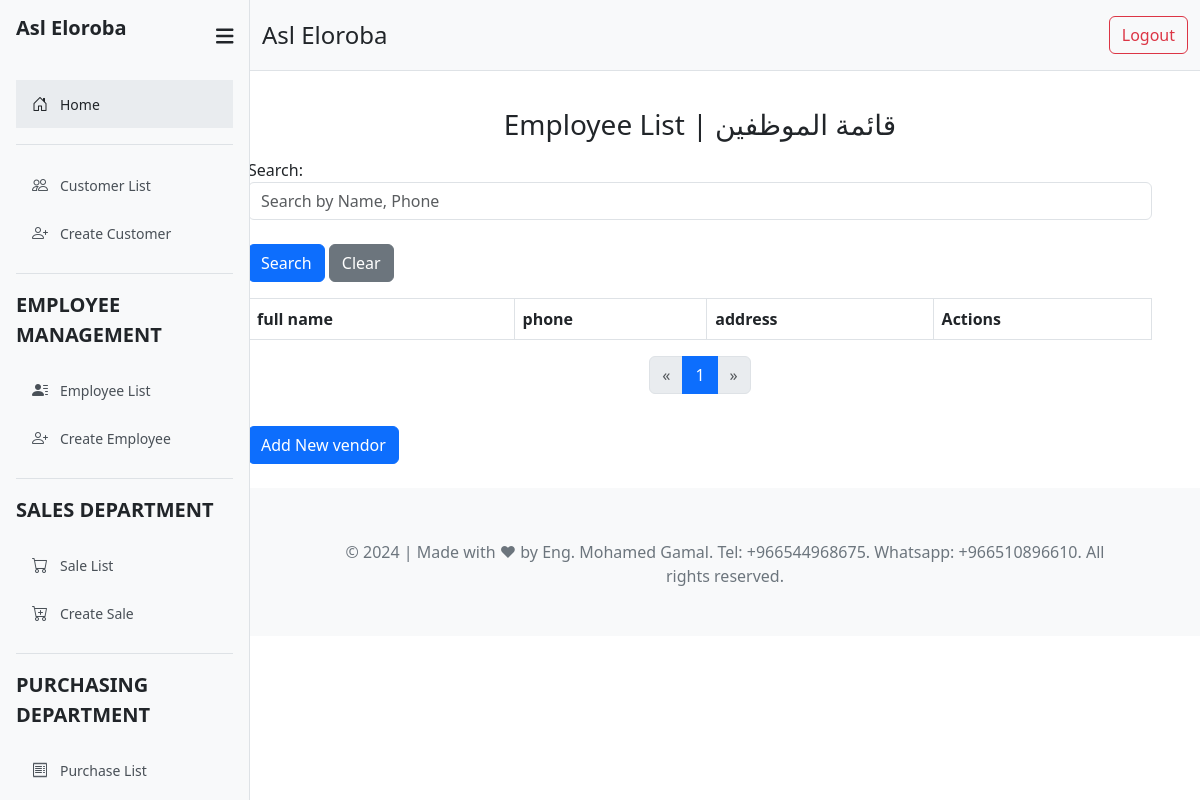
Before: /vendor_list/ (signed in) with the older database file.
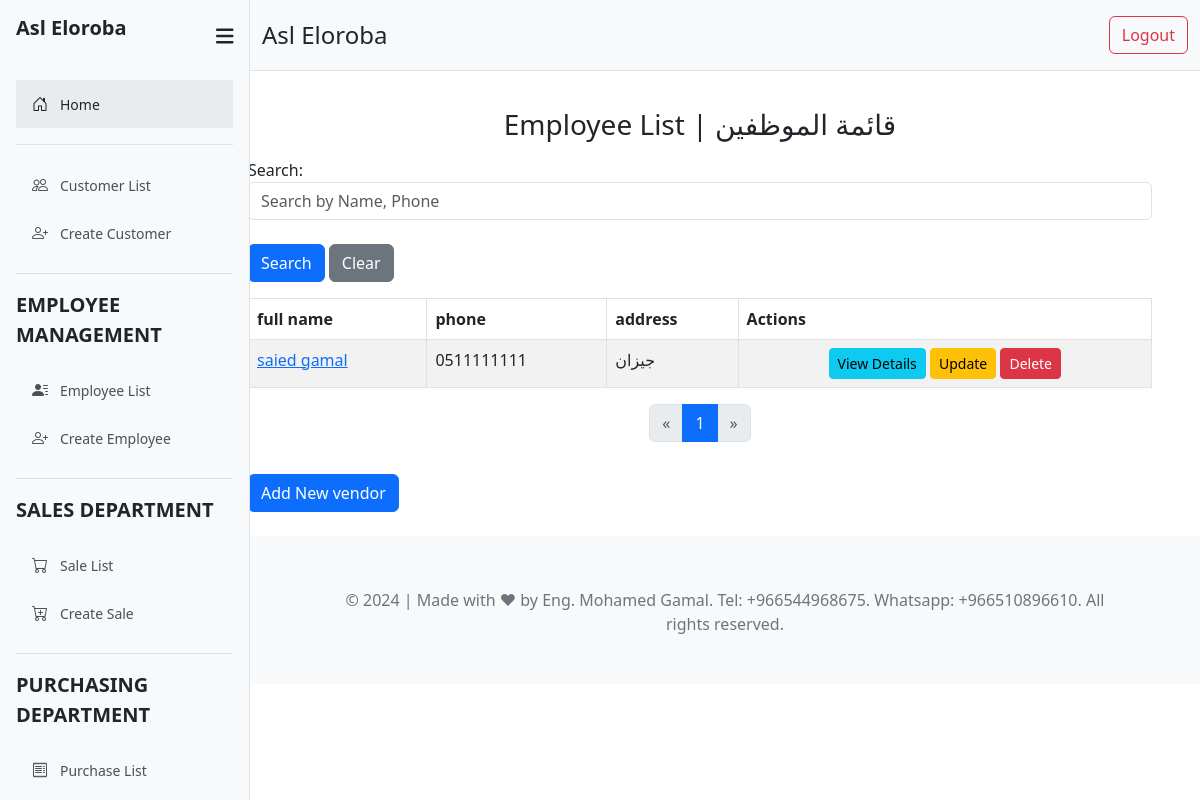
After: the same page with the newer database file.
### sales/models.py (models this page shows, shortened)
class Vendor(models.Model):
    full_name   = models.CharField(max_length=100)
    address     = models.TextField()
    id_number   = models.CharField(max_length=10)
    photo       = models.ImageField(upload_to="Vendor/", blank=True, null=True)
    phone       = models.CharField(max_length=15)
    status      = models.BooleanField(default=False)
    total_vendors = models.PositiveIntegerField(default=0, editable=False)
    class Meta:
        verbose_name = '01 Vendor'
        verbose_name_plural = '01 Vendors'

### sales/views.py (the view)
# urls.py: path('vendor_list/', views.vendor_list, name='vendor_list'),
@login_required
def vendor_list(request):
    vendors = Vendor.objects.all()
    search_form = vendorsearchForm(request.GET)
    if search_form.is_valid():
        search_query = search_form.cleaned_data.get('search_query')
        if search_query:
            vendors = vendors.filter(
                Q(full_name__iexact=search_query) | Q(phone__iexact=search_query)
            )
    paginator = Paginator(vendors, 10)
    page_number = request.GET.get('page')
    page_obj = paginator.get_page(page_number)
    context = {
        'vendors': vendors,
        'page_obj': page_obj,
        'search_form': search_form,
    }
    return render(request, 'sales/vendor_list.html', context)

### sales/forms.py
class vendorsearchForm(forms.Form):
    search_query = forms.CharField(
        label='Search',
        required=False,
        max_length=100,
        widget=forms.TextInput(attrs={
            'placeholder': 'Search by Name, Phone',
            'class': 'form-control',
        })
    )
    phone = forms.ModelChoiceField(
        queryset=Vendor.objects.all(),
        label='Phone',
        required=False,
        widget=forms.Select(attrs={
            'class': 'form-control',
        })
    )

### templates/sales/vendor_list.html (shortened to what this page needs)
{% extends 'parts/base.html' %}
{% load crispy_forms_tags %}
{% block content %}
<div class="card-header text-center pt-4 mb-3">
    <h3>Employee List | قائمة الموظفين </h3>
</div>
    <form method="get" class="form-inline mb-3">
        <div class="form-group mr-2">
            {{ search_form.search_query.label_tag }}
            {{ search_form.search_query }}
        </div>
        <br>
        <button type="submit" class="btn btn-primary">Search</button>
        <a href="{% url 'vendor_list' %}" class="btn btn-secondary  ml-2">Clear</a>
    </form>
    <table class="table table-striped table-bordered table-hover">
        <thead>
            <tr>
                <th scope="col">full name</th>
                <th scope="col">phone</th>
                <th scope="col">address</th>
                <th scope="col">Actions</th>
            </tr>
        </thead>
        <tbody>
            {% for vendor in vendors %}
            <tr>
                <td><a href="{% url 'vendor_details' vendor.pk %}">{{ vendor.full_name }}</a></td>
                <td>{{ vendor.phone }}</td>
                <td>{{ vendor.address }}</td>
                <td class="text-center">
                    <a href="{% url 'vendor_details' vendor_id=vendor.id %}" class="btn btn-sm btn-info">View Details</a>
                    <a href="{% url 'update_vendor' vendor.pk %}" class="btn btn-sm btn-warning">Update</a>
                    <a href="{% url 'delete_vendor' vendor.pk %}" class="btn btn-sm btn-danger"
                       onclick="return confirm('Are you sure you want to delete this vendor?');">Delete</a>
                </td>
            </tr>
            {% endfor %}
        </tbody>
    </table>
    <div class="d-flex justify-content-center">
        <nav aria-label="Page navigation">
            <ul class="pagination">
                {% if page_obj.has_previous %}
                    <li class="page-item"><a class="page-link" href="?page={{ page_obj.previous_page_number }}">&laquo;</a></li>
                {% else %}
                    <li class="page-item disabled"><span class="page-link">&laquo;</span></li>
                {% endif %}
                {% for num in page_obj.paginator.page_range %}
                    {% if page_obj.number == num %}
                        <li class="page-item active"><span class="page-link">{{ num }}</span></li>
                    {% elif num > page_obj.number|add:'-3' and num < page_obj.number|add:'3' %}
                        <li class="page-item"><a class="page-link" href="?page={{ num }}">{{ num }}</a></li>
                    {% endif %}
                {% endfor %}
                {% if page_obj.has_next %}
                    <li class="page-item"><a class="page-link" href="?page={{ page_obj.next_page_number }}">&raquo;</a></li>
                {% else %}
                    <li class="page-item disabled"><span class="page-link">&raquo;</span></li>
                {% endif %}
            </ul>
        </nav>
    </div>
    <a href="{% url 'register_vendor' %}" class="btn btn-primary mt-3">Add New vendor</a>
{% endblock %}

Changed rows visible on the page:
added Vendor: full_name "saied gamal", phone "0511111111", address "جيزان"
